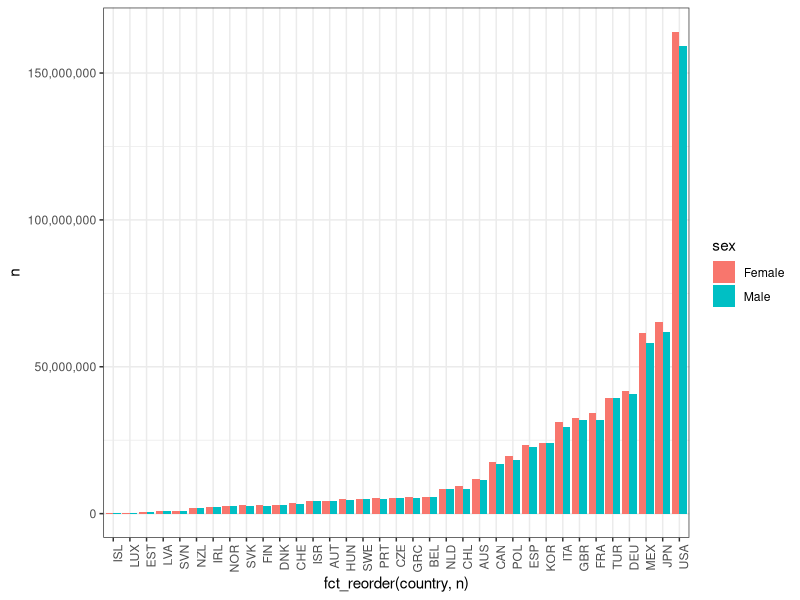

This chart was generated by the following R code:
## ---- chunk 1
# Libraries

library(tidyverse)
library(readr)
library(kableExtra)
library(bookdown)
library(scales)

## ---- chunk 2

file1 <- read.csv("data/DIOC_2015_16_File_A_1.csv")

## ---- chunk 3
whomigrates<- file1 %>% 
  mutate(edu_lfs = as.character(edu_lfs),
         age_lfs=as.character(age_lfs),
         sex=as.character(sex),
         national=as.character(national),
         oecd=as.character(oecd),
         oecdb=as.character(oecdb),
         fborn=as.character(fborn)
         ) %>% 
         mutate(
           age_lfs = case_when(
    str_detect(age_lfs,"0") ~ "0-14",
     str_detect(age_lfs,"1") ~ "15-24",
 str_detect(age_lfs,"2") ~ "25-64",
 str_detect(age_lfs,"3") ~ "65+",
 str_detect(age_lfs,"12") ~ "15-84",
 str_detect(age_lfs,"99") ~ "Unknown" 
 )) %>% 
  
  mutate(sex = case_when(
   str_detect(sex,"1") ~ "Male",
   str_detect(sex,"2")~ "Female"
 )) %>%
  mutate(edu_lfs = case_when(
    str_detect(edu_lfs,"1")~"low",
    str_detect(edu_lfs,"2")~"medium",
    str_detect(edu_lfs,"3")~"high",
    str_detect(edu_lfs,"99")~"unknown"
  )) %>% mutate(national = case_when(
    
    str_detect(age_lfs,"0") ~ "Foreigner",
     str_detect(age_lfs,"1") ~ "National",
     str_detect(edu_lfs,"99")~"unknown"
    
  )) %>% mutate(oecd = case_when(
    
    str_detect(age_lfs,"0") ~ "Non member",
     str_detect(age_lfs,"1") ~ "Member"
    
  )) %>% mutate(oecdb = case_when(
    
    str_detect(age_lfs,"0") ~ "Non member",
     str_detect(age_lfs,"1") ~ "Member"
    
  )) %>% mutate(fborn = case_when(
    
    str_detect(age_lfs,"0") ~ " Native-born",
     str_detect(age_lfs,"1") ~ " Foreign-born ",
     str_detect(edu_lfs,"99")~"unknown"
    
  ))



            

## ---- chunk 4

whomigrates %>%  mutate(
         sex=as.factor(sex),
         oecd=as.factor(oecd),#oecd resident
         oecdb=as.factor(oecdb),#oecd born
         age_lfs=as.factor(age_lfs),
         edu_lfs =as.factor(edu_lfs)
         ) %>% 
  group_by(country) %>% summarise(totsmigrants=sum(number)) %>% arrange(desc(totsmigrants)) %>% head(10) %>% 
  
  
  kable(caption="top 10 destinations") %>% 
kable_styling(bootstrap_options= c("striped","condensed"),full_width = F,fixed_thead = T)

## ---- chunk 5

options(scipen=999)
gendergap <- whomigrates %>% 
  mutate(
         sex=as.factor(sex),
         oecd=as.factor(oecd),#oecd resident
         oecdb=as.factor(oecdb),#oecd born
         age_lfs=as.factor(age_lfs)
         ) %>% 
  group_by(sex,country)%>% summarise(n=sum(number)) 
   
  gendergap %>% 
    ggplot(aes(x= fct_reorder(country,n),y=n,fill=sex)) +
    geom_col(position = "dodge")+ 
    theme_bw()+theme(axis.text.x = element_text(angle = 90, hjust = 1)) + 
    scale_colour_brewer(palette = "Set1")+ 
    scale_y_continuous(labels = comma)



## ---- chunk 6
whomigrates %>% 

  mutate(
         sex=as.factor(sex),
         oecd=as.factor(oecd),#oecd resident
         oecdb=as.factor(oecdb),#oecd born
         age_lfs=as.factor(age_lfs),
         edu_lfs =as.factor(edu_lfs)
         ) %>% 
  group_by(edu_lfs,country,sex,age_lfs)%>% summarise(total=sum(number)) %>% arrange(desc(total)) 
